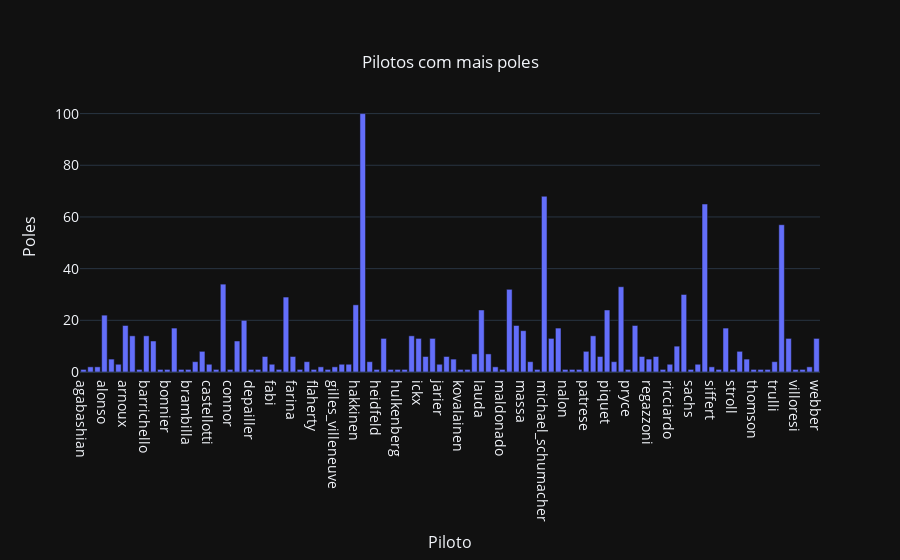

The code cell stored with this chart in its notebook:
### Markdown cell above
# Pilotos com mais Poles

### Code cell
fig = go.Figure(data=[go.Bar(
    x=dfresulrac[(dfresulrac['grid']== 1)].sort_values(by=['ref_piloto'])['ref_piloto'].unique(),
    y=dfresulrac[(dfresulrac['grid']== 1)].groupby('ref_piloto')['grid'].value_counts()
    #hovertext = dfresulrac[(dfresulrac['year']== 2008)].sort_values(by=['constructorRef'])['nationality_y']
)])
fig.update_layout(title={
        'text': "Pilotos com mais poles",
        'y':0.9,
        'x':0.5,
        'xanchor': 'center',
        'yanchor': 'top'}, 
                  yaxis=dict(
                            title='Poles',
                            titlefont_size=16,
                            tickfont_size=14),
                  xaxis=dict(
                            title='Piloto',
                            titlefont_size=16,
                            tickfont_size=14),
                  template = "plotly_dark"
                  )

### Figure 1 — Plotly figure (JSON) as saved in the notebook; plotly's stock layout.template omitted (floating-point values rounded to 4 significant figures)
{"data": [{"type": "bar", "x": ["agabashian", "alboreto", "alesi", "alonso", "amon", "angelis", "arnoux", "ascari", "bandini", "barrichello", "berger", "bonetto", "bonnier", "bottas", "boutsen", "brambilla", "brooks", "button", "castellotti", "cesaris", "clark", "connor", "coulthard", "damon_hill", "depailler", "dick_rathmann", "emerson_fittipaldi", "fabi", "fagioli", "fangio", "farina", "faulkner", "fisichella", "flaherty", "frentzen", "giacomelli", "gilles_villeneuve", "gonzalez", "gurney", "hakkinen", "hamilton", "hawthorn", "heidfeld", "hill", "hoyt", "hulkenberg", "hulme", "hunt", "ickx", "jabouille", "jack_brabham", "jarier", "jones", "keke_rosberg", "kovalainen", "kubica", "laffite", "lauda", "leclerc", "lewis-evans", "maldonado", "mansell", "mario_andretti", "massa", "max_verstappen", "mcgrath", "michael_schumacher", "montoya", "moss", "nalon", "pace", "parkes", "patrese", "peterson", "phil_hill", "piquet", "pironi", "prost", "pryce", "raikkonen", "ralf_schumacher", "regazzoni", "reutemann", "revson", "ricciardo", "rindt", "rosberg", "sachs", "scheckter", "senna", "siffert", "spence", "stewart", "stroll", "surtees", "tambay", "thomson", "trintignant", "trips", "trulli", "vettel", "villeneuve", "villoresi", "vukovich", "watson", "webber"], "y": [1, 2, 2, 22, 5, 3, 18, 14, 1, 14, 12, 1, 1, 17, 1, 1, 4, 8, 3, 1, 34, 1, 12, 20, 1, 1, 6, 3, 1, 29, 6, 1, 4, 1, 2, 1, 2, 3, 3, 26, 100, 4, 1, 13, 1, 1, 1, 14, 13, 6, 13, 3, 6, 5, 1, 1, 7, 24, 7, 2, 1, 32, 18, 16, 4, 1, 68, 13, 17, 1, 1, 1, 8, 14, 6, 24, 4, 33, 1, 18, 6, 5, 6, 1, 3, 10, 30, 1, 3, 65, 2, 1, 17, 1, 8, 5, 1, 1, 1, 4, 57, 13, 1, 1, 2, 13]}], "layout": {"title": {"text": "Pilotos com mais poles", "x": 0.5, "xanchor": "center", "y": 0.9, "yanchor": "top"}, "xaxis": {"tickfont": {"size": 14}, "title": {"font": {"size": 16}, "text": "Piloto"}}, "yaxis": {"tickfont": {"size": 14}, "title": {"font": {"size": 16}, "text": "Poles"}}}}
